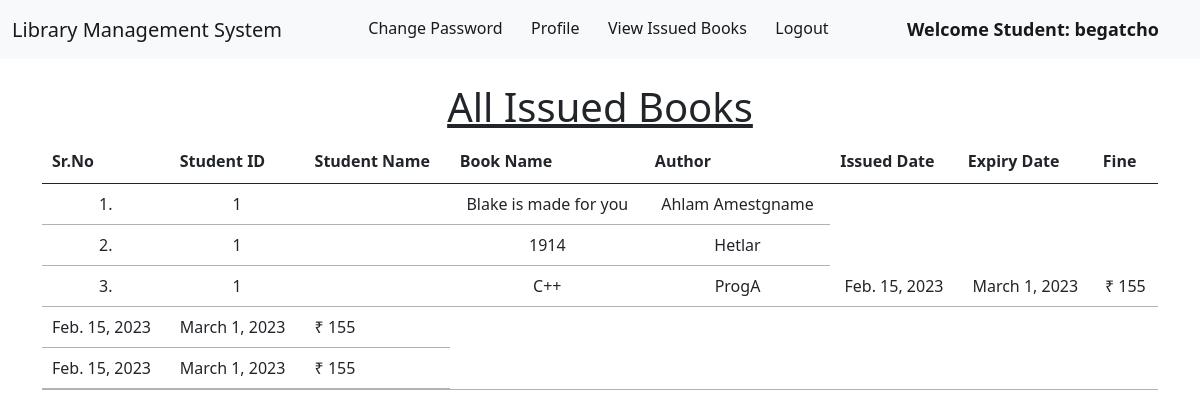
Screenshot of /student_issued_books/ (signed in) with the database file from the repository.
### library_app/models.py (models this page shows, shortened)
class Book(models.Model):
    name=models.CharField(max_length=128)
    auther=models.CharField(max_length=128)
    isbn_number=models.PositiveBigIntegerField(unique=True)
    category=models.CharField(max_length=65)

class IssuedBook(models.Model):
    student_id = models.ForeignKey(Student,on_delete=models.CASCADE)
    isbn = models.CharField(max_length=13)
    issued_date = models.DateField(auto_now=True)
    expiry_date = models.DateField(default=tow_week_Later())

### library_app/views.py (the view)
# urls.py: path("student_issued_books/", views.student_issued_books, name="student_issued_books"),
@login_required(login_url = '/student_login')
def student_issued_books(request):
    student = Student.objects.filter(user_id=request.user.id)
    issuedBooks = IssuedBook.objects.filter(student_id=student[0].user_id)
    li1 = []
    li2 = []
    for i in issuedBooks:
        books = Book.objects.filter(isbn_number=i.isbn)
        for book in books:
            t=(request.user.id, request.user.get_full_name, book.name,book.auther)
            li1.append(t)
        days=(date.today()-i.issued_date)
        d=days.days
        fine=0
        if d>15:
            day=d-14
            fine=day*5
        t=(issuedBooks[0].issued_date, issuedBooks[0].expiry_date, fine)
        li2.append(t)
    return render(request,'library_app/student_issued_books.html',{'li1':li1, 'li2':li2})

### library_app/templates/library_app/student_issued_books.html (shortened to what this page needs)
{% extends 'student_navbar.html' %}
{% load static %}
{% block body %}
<div class="container mt-4">
    <h1 class="text-center"><u>All Issued Books</u></h1>
    <table class="table table-hover" id="example">
        <thead>
            <tr class="text-center">
                <th>Sr.No</th>
                <th>Student ID</th>
                <th>Student Name</th>
                <th>Book Name</th>
                <th>Author</th>
                <th>Issued Date</th>
                <th>Expiry Date</th>
                <th>Fine</th>
            </tr>
        </thead>
        <tbody>
            {% for i in li1 %}
            <tr class="text-center">
                <td>{{forloop.counter}}.</td>
                <td>{{i.0}}</td>
                <td>{{i.1}}</td>
                <td>{{i.2}}</td>
                <td>{{i.3}}</td>
                {% endfor %}
                {% for i in li2 %}
                <td>{{i.0}}</td>
                <td>{{i.1}}</td>
                <td>₹ {{i.2}}</td>
            </tr>
            {% endfor %}
        </tbody>
    </table>
    </div>
{% endblock %}

### library_app/templates/student_navbar.html (shortened to what this page needs)
<!doctype html>
<html lang="en">
<head>
    <link href="https://cdn.jsdelivr.net/npm/bootstrap@5.1.0/dist/css/bootstrap.min.css" rel="stylesheet">
    <link rel="stylesheet" href="https://cdn.datatables.net/1.10.25/css/jquery.dataTables.min.css">
    <link rel="stylesheet" href="https://cdn.datatables.net/buttons/1.7.1/css/buttons.dataTables.min.css">
</head>
<body>
    <nav class="navbar navbar-expand-lg navbar-light bg-light sticky-top">
        <div class="container-fluid">
            <a class="navbar-brand" href="#"> Library Management System</a>
            <div class="collapse navbar-collapse" id="navbarSupportedContent">
                <ul class="navbar-nav me-auto mb-2 mb-lg-0">
                    <li class="nav-item">
                        <a class="nav-link active" aria-current="page" href="/change_password/">Change Password</a>
                    </li>
                    <li class="nav-item">
                        <a class="nav-link active" aria-current="page" href="/profile/">Profile</a>
                    </li>
                    <li class="nav-item">
                        <a class="nav-link active" aria-current="page" href="/student_issued_books/">View Issued Books</a>
                    </li>
                    <li class="nav-item">
                        <a class="nav-link active" aria-current="page" href="/logout/">Logout</a>
                    </li>
                    <li class="nav-item">
                        <a style="font-weight:600; font-family:'Segoe UI', Tahoma, Geneva, Verdana, sans-serif; font-size: large;" class="nav-link active" href="#">Welcome Student: {{request.user}}</a>
                    </li>
                </ul>
            </div>
        </div>
    </nav>
    {% block body %} {% endblock %}
</body>
</html>

### rows the page displays
Book: name "Blake is made for you", auther "Ahlam Amestgname"
Book: name "1914", auther "Hetlar"
Book: name "C++", auther "ProgA"
IssuedBook: issued_date "Feb. 15, 2023" "Feb. 15, 2023" "Feb. 15, 2023", expiry_date "March 1, 2023" "March 1, 2023" "March 1, 2023"

### other values shown
{{ request.user }} "begatcho"
{{ i.0 }} "1" "1" "1"
{{ i.2 }} "155" "155" "155"
